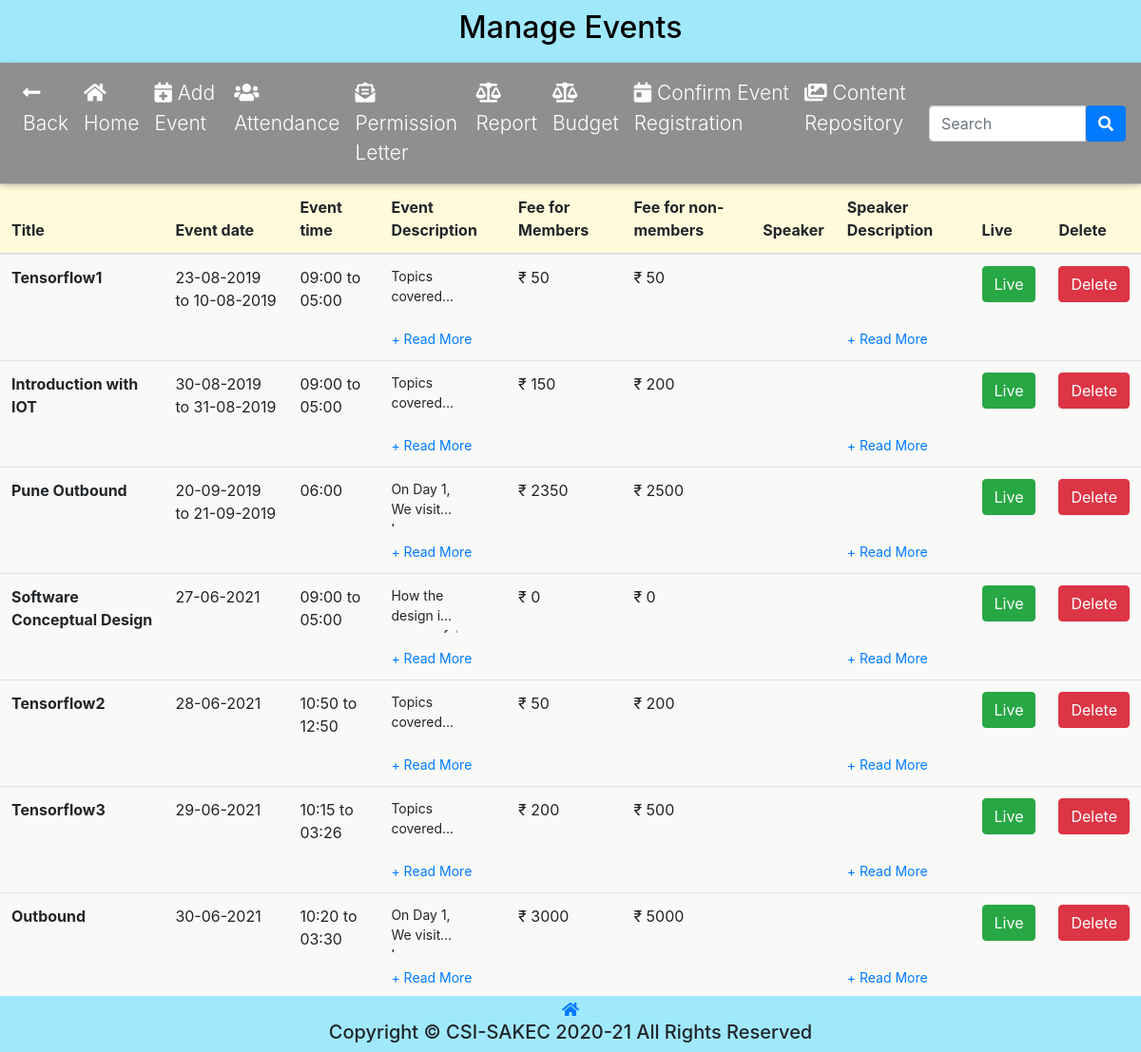
The app's page /eventmanagement.php (signed in), older data.
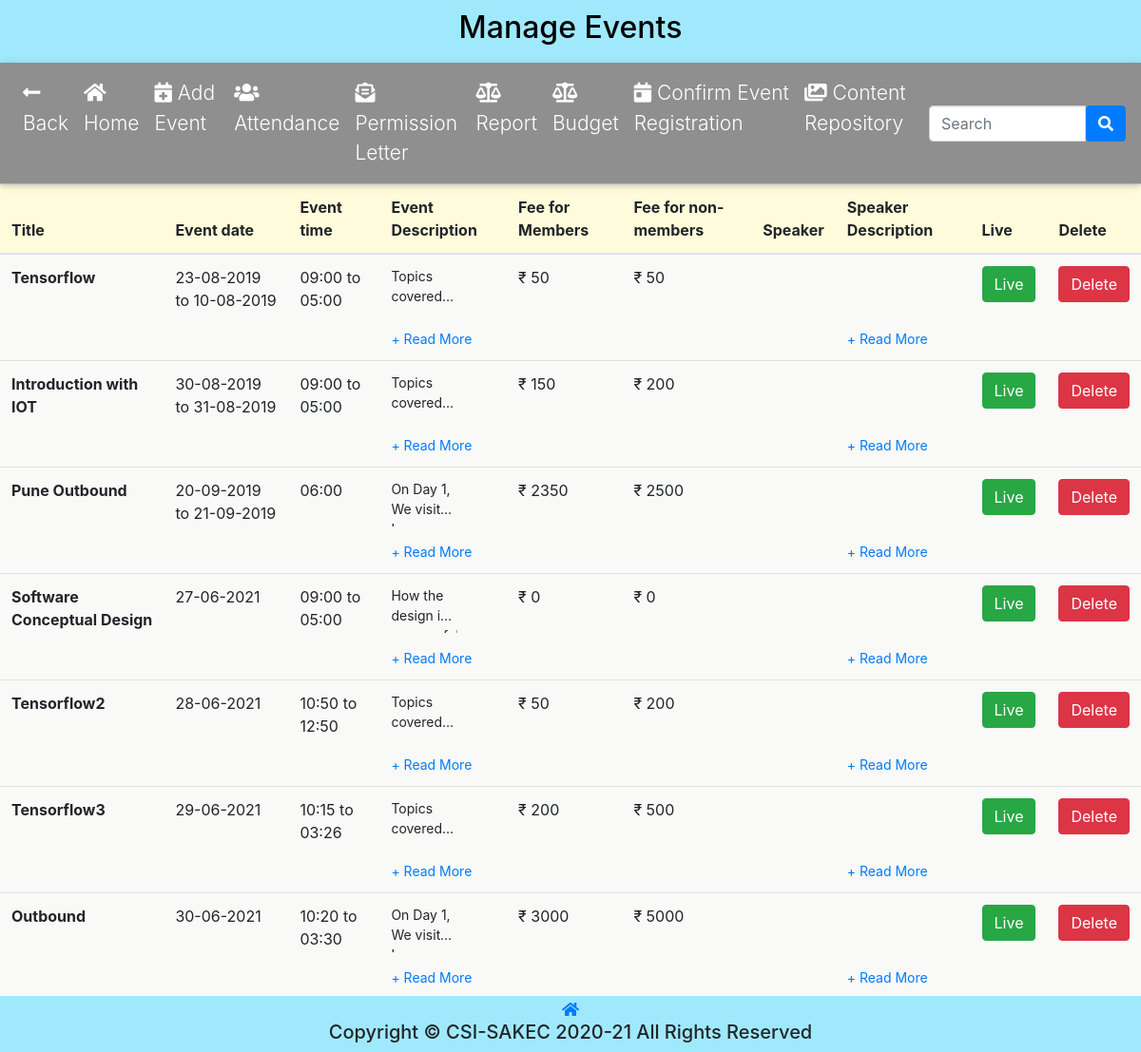
The same page, newer data.
### tables this page shows
CREATE TABLE `event` (
  `id` int(11) NOT NULL,
  `title` varchar(225) NOT NULL,
  `subtitle` varchar(255) NOT NULL,
  `banner` varchar(256) NOT NULL,
  `e_from_date` date NOT NULL,
  `e_to_date` date NOT NULL,
  `e_from_time` time NOT NULL,
  `e_to_time` time NOT NULL,
  `e_description` text NOT NULL,
  `fee_m` int(5) NOT NULL,
  `fee` int(5) NOT NULL,
  `live` tinyint(1) NOT NULL
);

### eventmanagement.php (the view, shortened to what the changed rows need)
<!DOCTYPE html>
<html lang="en" xmlns="http://www.w3.org/1999/xhtml">
<head>
    <link rel="stylesheet" href="css/membership.css?v=<?php echo time(); ?>">
    <link rel="stylesheet" href="https://cdn.jsdelivr.net/npm/bootstrap@4.5.3/dist/css/bootstrap.min.css">
	<link rel="stylesheet" href="https://cdnjs.cloudflare.com/ajax/libs/animate.css/4.1.1/animate.min.css" />
	<link rel="stylesheet" href="https://use.fontawesome.com/releases/v5.8.2/css/all.css">
    <?php
        $to_search="";
    ?>
</head>
<body>
    <header>
        <h2 style="text-align: center;">Manage Events</h2>
    </header>
    <table class="table">
        <thead class="table-head">
            <tr>
                <th scope="col">Title</th>
                <th>Event date</th>
                <th>Event time</th>
                <th>Event Description</th>
                <th>Fee for Members</th>
                <th>Fee for non-members</th>
                <th>Speaker</th>
                <th>Speaker Description</th>
                <th>Live</th>
                <th>Delete</th>
            </tr>
        </thead>
        <tbody>
            <div class="table-content" style="font-size: large;">
            <?php
                require_once "config.php";
                if (isset($_SESSION['email'])) {
                    if ($_SESSION['role'] === 'admin') {
                        $sql = "SELECT * FROM `event` WHERE LOWER(`title`) LIKE '%$to_search%' ";
                        $query = mysqli_query($conn, $sql);
                        if (mysqli_num_rows($query) > 0) {
                            while ($row = mysqli_fetch_assoc($query)) {
                        ?>
                        <tr>
                            <th scope="row"><?php echo $row['title']; ?></th>
                            <td>
                                <?php
                                    if($row['e_from_date']!=$row['e_to_date']){
                                        echo date("d-m-Y",strtotime($row['e_from_date']))." to ".date("d-m-Y",strtotime($row['e_to_date']));
                                    }
                                    else{
                                        echo date("d-m-Y",strtotime($row['e_from_date']));
                                    }
                                ?>
                            </td>
                            <td>
                                <?php
                                if($row['e_from_time']!=$row['e_to_time']){
                                    echo date("h:i",strtotime($row['e_from_time']))." to ".date("h:i",strtotime($row['e_to_time']));
                                }
                                else{
                                    echo date("h:i",strtotime($row['e_from_time']));
                                }
                                ?>
                            </td>
                            <td>
                                <div id="summary">
                                    <p class="collapse" id="<?php echo 'collapseSummary'.$row['id'];?>"><?php echo $row['e_description']; ?></p>
                                    <a class="collapsed" data-toggle="collapse" href="<?php echo '#collapseSummary'.$row['id']; ?>" aria-expanded="false" aria-controls="collapseSummary"></a>
                                </div>
                            </td>
                            <td>&#8377;  <?php echo $row['fee_m']; ?></td>
                            <td>&#8377;  <?php echo $row['fee']; ?></td>
                            <td> <?php echo $row['s_name']; ?></td>
                            <td>
                                <div id="s-description">
                                    <p class="collapse" id="<?php echo 'collapseSummary'.$row['id'];?>"><?php echo $row['s_descripition']; ?></p>
                                    <a class="collapsed" data-toggle="collapse" href="<?php echo '#collapseSummary'.$row['id']; ?>"aria-expanded="false" aria-controls="collapseSummary"></a>
                                </div>
                            </td>
                        <?php
                        if($row['live']==1){
                            ?>
                                <td>
                                    <div id = "live" >
                                        <form action="<?php echo htmlspecialchars($_SERVER["PHP_SELF"]);?>" method="post">
                                            <button type="submit" class="btn btn-success">Live</button>
                                        </form>
                                    </div>
                                </td>
                        <?php
                            }
                        ?>
                            <td>
                                <form action="<?php echo htmlspecialchars($_SERVER["PHP_SELF"]);?>" method="post">
                                    <button type="submit" name="delete_event_btn" class="btn btn-danger"> Delete</button>
                                </form>
                            </td>
                <?php
                            }
                        } else {
                            echo "<td>No Record Found</td><td/><td/><td/><td/><td/><td/><td/><td/><td/>";
                        }
                    }else {
                        echo "<td>You need excess to see.</td><td/><td/><td/><td/><td/><td/><td/><td/><td/>";
                    }
                }else {
                    echo "<td>You have not logged in.</td><td/><td/><td/><td/><td/><td/><td/><td/><td/>";
                }
                ?>
            </div>
        </tbody>
    </table>
</body>
</html>

Row changes from the older to the newer data that the page shows:
changed event: title "Tensorflow1" → "Tensorflow"
